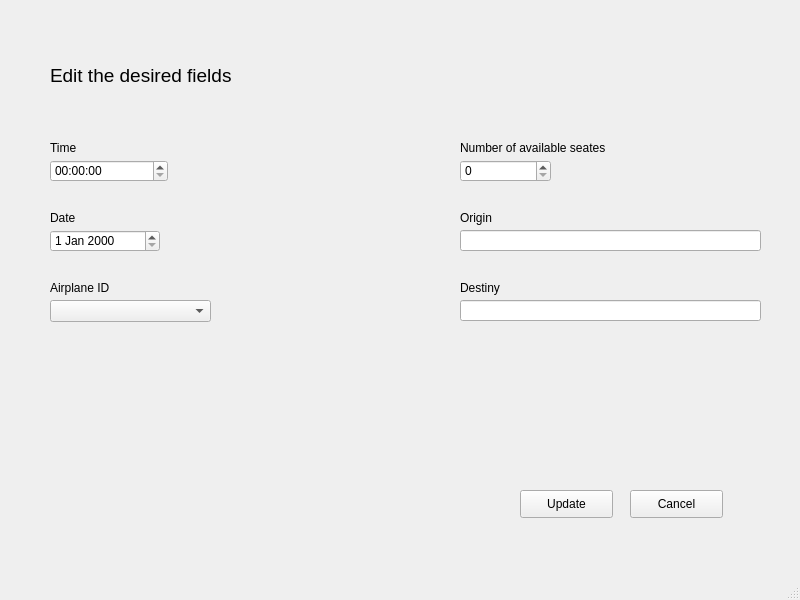
<?xml version="1.0" encoding="UTF-8"?>
<ui version="4.0">
 <class>UpdateFlight</class>
 <widget class="QMainWindow" name="UpdateFlight">
  <property name="geometry">
   <rect>
    <x>0</x>
    <y>0</y>
    <width>800</width>
    <height>600</height>
   </rect>
  </property>
  <property name="minimumSize">
   <size>
    <width>800</width>
    <height>600</height>
   </size>
  </property>
  <property name="maximumSize">
   <size>
    <width>800</width>
    <height>600</height>
   </size>
  </property>
  <property name="windowTitle">
   <string>MainWindow</string>
  </property>
  <widget class="QWidget" name="centralwidget">
   <widget class="QPushButton" name="button_cancel">
    <property name="geometry">
     <rect>
      <x>630</x>
      <y>490</y>
      <width>93</width>
      <height>28</height>
     </rect>
    </property>
    <property name="text">
     <string>Cancel</string>
    </property>
   </widget>
   <widget class="QLabel" name="label_field_available">
    <property name="geometry">
     <rect>
      <x>460</x>
      <y>140</y>
      <width>171</width>
      <height>16</height>
     </rect>
    </property>
    <property name="text">
     <string>Number of available seates</string>
    </property>
   </widget>
   <widget class="QTimeEdit" name="time_flight">
    <property name="geometry">
     <rect>
      <x>50</x>
      <y>160</y>
      <width>118</width>
      <height>22</height>
     </rect>
    </property>
   </widget>
   <widget class="QDateEdit" name="date_flight">
    <property name="geometry">
     <rect>
      <x>50</x>
      <y>230</y>
      <width>110</width>
      <height>22</height>
     </rect>
    </property>
   </widget>
   <widget class="QLabel" name="label_field_time">
    <property name="geometry">
     <rect>
      <x>50</x>
      <y>140</y>
      <width>55</width>
      <height>16</height>
     </rect>
    </property>
    <property name="text">
     <string>Time</string>
    </property>
   </widget>
   <widget class="QLabel" name="label_field_date">
    <property name="geometry">
     <rect>
      <x>50</x>
      <y>210</y>
      <width>111</width>
      <height>16</height>
     </rect>
    </property>
    <property name="text">
     <string>Date</string>
    </property>
   </widget>
   <widget class="QLabel" name="label_field_id_airplane">
    <property name="geometry">
     <rect>
      <x>50</x>
      <y>280</y>
      <width>101</width>
      <height>16</height>
     </rect>
    </property>
    <property name="text">
     <string>Airplane ID</string>
    </property>
   </widget>
   <widget class="QSpinBox" name="spin_box_available_seats">
    <property name="geometry">
     <rect>
      <x>460</x>
      <y>160</y>
      <width>91</width>
      <height>22</height>
     </rect>
    </property>
    <property name="maximum">
     <number>900</number>
    </property>
   </widget>
   <widget class="QLineEdit" name="line_edit_origin">
    <property name="geometry">
     <rect>
      <x>460</x>
      <y>230</y>
      <width>301</width>
      <height>21</height>
     </rect>
    </property>
   </widget>
   <widget class="QLabel" name="label_field_origin">
    <property name="geometry">
     <rect>
      <x>460</x>
      <y>210</y>
      <width>55</width>
      <height>16</height>
     </rect>
    </property>
    <property name="text">
     <string>Origin</string>
    </property>
   </widget>
   <widget class="QLabel" name="label_field_destiny">
    <property name="geometry">
     <rect>
      <x>460</x>
      <y>280</y>
      <width>55</width>
      <height>16</height>
     </rect>
    </property>
    <property name="text">
     <string>Destiny</string>
    </property>
   </widget>
   <widget class="QComboBox" name="combo_box_id_airplane">
    <property name="geometry">
     <rect>
      <x>50</x>
      <y>300</y>
      <width>161</width>
      <height>22</height>
     </rect>
    </property>
   </widget>
   <widget class="QLineEdit" name="edit_label_destiny">
    <property name="geometry">
     <rect>
      <x>460</x>
      <y>300</y>
      <width>301</width>
      <height>21</height>
     </rect>
    </property>
   </widget>
   <widget class="QPushButton" name="button_update">
    <property name="geometry">
     <rect>
      <x>520</x>
      <y>490</y>
      <width>93</width>
      <height>28</height>
     </rect>
    </property>
    <property name="text">
     <string>Update</string>
    </property>
   </widget>
   <widget class="QLabel" name="label">
    <property name="geometry">
     <rect>
      <x>50</x>
      <y>60</y>
      <width>251</width>
      <height>31</height>
     </rect>
    </property>
    <property name="font">
     <font>
      <pointsize>14</pointsize>
     </font>
    </property>
    <property name="text">
     <string>Edit the desired fields</string>
    </property>
   </widget>
  </widget>
  <widget class="QMenuBar" name="menubar">
   <property name="geometry">
    <rect>
     <x>0</x>
     <y>0</y>
     <width>800</width>
     <height>26</height>
    </rect>
   </property>
  </widget>
  <widget class="QStatusBar" name="statusbar"/>
 </widget>
 <resources/>
 <connections/>
</ui>
